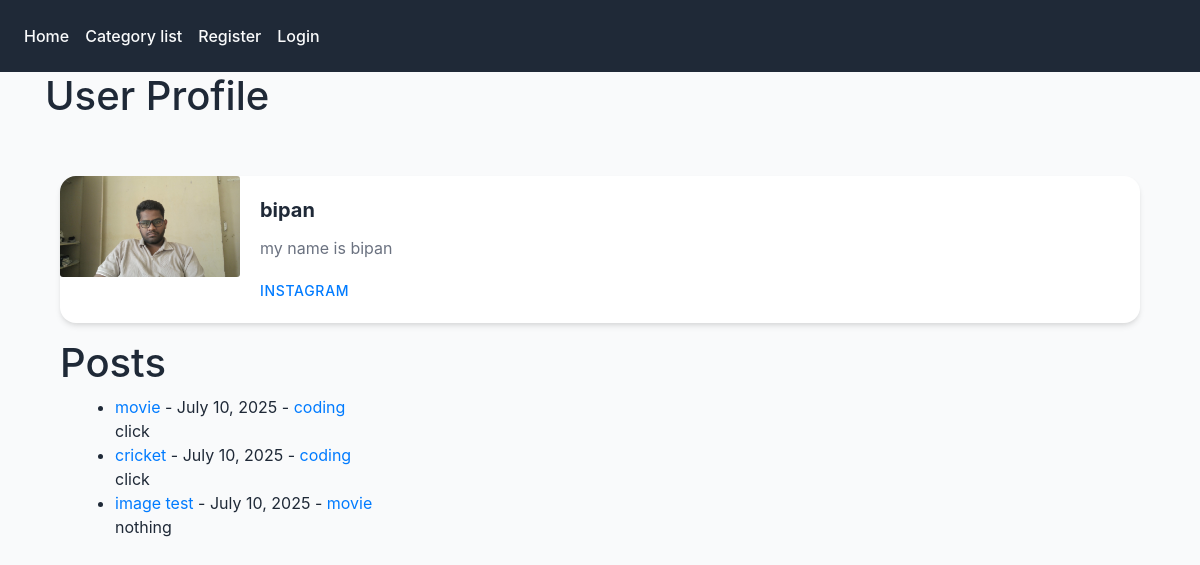
Page /members/1/profile on the committed database.
### theblog/models.py (models this page shows, shortened)
class profile(models.Model):
    bloguser=models.OneToOneField(User,null=True,on_delete=models.CASCADE)
    bio= models.TextField(blank=True,null=True)
    profile_pic=models.ImageField(null=True,blank=True,upload_to='images/profile/')
    websitelink=models.CharField(null=True,blank=True,max_length=255)
    instagramlink=models.CharField(null=True,blank=True,max_length=255)

class post(models.Model):
    title = models.CharField(max_length=255)
    author= models.ForeignKey(User,on_delete=models.CASCADE)
    header_image=models.ImageField(null=True,blank=True,upload_to='images/')
    body= RichTextField(blank=True,null=True)
    post_date=models.DateField(auto_now_add=True)
    category=models.CharField(max_length=255,default='coding')
    snippet=models.CharField(max_length=255)
    likes=models.ManyToManyField(User,related_name='blog_posts')

### members/views.py (the view)
# urls.py: path('<int:pk>/profile',profileview.as_view(),name='user_profile'),
class profileview(generic.DetailView):
    model=profile
    template_name='registration/userprofile.html'
    def get_context_data(self, *args ,**kwargs):
        context = super(profileview, self).get_context_data(*args ,**kwargs)
        page_user=get_object_or_404(profile,id=self.kwargs['pk'])
        userposts=list(post.objects.filter(author=page_user.bloguser))
        context['page_user']= page_user
        context['userposts']=userposts
        return context

### members/templates/registration/userprofile.html (shortened to what this page needs)
{%extends 'base.html'%}
{%load static%}
{%block content%}
<h1>User Profile</h1>
<br></br>
<div class='container-fluid'>
<div class="card mb-3">
  <div class="row no-gutters">
    <div class="col-md-2">
      {%if page_user.profile_pic %}
      <img src="{{page_user.profile_pic.url}}" class=" card-img" alt="...">
      {%else%}
      <img src="{% static 'theblog/image/default_profile_pic.png'%}" class=" card-img" alt="...">
      {%endif%}
    </div>
    <div class="col-md-10">
      <div class="card-body">
        <h5 class="card-title">{{page_user.bloguser}}</h5>
        <p class="card-text">{{page_user.bio}}</p>
        <p class="card-text"><small class="text-muted">
            {%if page_user.instagramlink%}
            <a href="{{page_user.instagramlink}}">Instagram</a>
            {%endif%}
        </small></p>
      </div>
    </div>
  </div>
</div>
<h1>Posts</h1>
<div class='container-fluid'>
<ul>
{% for post in userposts %}
    <li><a href='{% url 'blog-article' post.pk %}'>{{post.title}}<a>  - {{post.post_date}} - <a href='{% url 'categorys' post.category|slugify %}'>{{post.category}}</a><br/>
    {{post.snippet}}</li>
{%endfor%}
</ul>
</div>
</div>
{%endblock%}

### theblog/templates/base.html (shortened to what this page needs)
{% load static %}
<!doctype html>
<html lang="en">
  <head>
    <link rel="stylesheet" href="https://cdn.jsdelivr.net/npm/bootstrap@4.4.1/dist/css/bootstrap.min.css">
    <link rel="stylesheet" href="{% static 'the_blog/css/styles.css' %}">
  </head>
  <body>
    <nav class="navbar navbar-expand-lg navbar-dark bg-dark">
  <div class="collapse navbar-collapse" id="navbarSupportedContent">
    <ul class="navbar-nav mr-auto">
      <li class="nav-item active">
        <a class="nav-link" href="{%url 'home'%}">Home <span class="sr-only">(current)</span></a>
      </li>
      {%if catmenu %}
      <li class="nav-item dropdown">
        <a class="nav-link dropdown-toggle" href="#" id="navbarDropdown" role="button" data-toggle="dropdown" aria-haspopup="true" aria-expanded="false">
          categories
        </a>
        <div class="dropdown-menu" aria-labelledby="navbarDropdown">
          {% for cat in catmenu%}
          <a class="dropdown-item" href='{%url 'categorys' cat %}'>{{cat}}</a>
          {%endfor%}
        </div>
      </li>
      {%else%}
      <li class="nav-item">
        <a class="nav-link" href="{%url 'categorylist'%}">Category list</a>
      </li>
      {%endif%}
      {%if user.is_authenticated%}
      <li class="nav-item">
        <a class="nav-link" href="{%url 'addpost'%}">Add Post</a>
      </li>
      <li class="nav-item">
        <a class="nav-link" href="{%url 'add_category'%}">Add Category</a>
      </li>
        </div>
      </li>
      {%else%}
      <li class="nav-item">
        <a class="nav-link" href="{%url 'register'%}">Register</a>
      </li>
      <li class="nav-item">
        <a class="nav-link" href="{%url 'login'%}">Login</a>
      </li>
      {%endif%}
    </ul>
  </div>
</nav>
    <div class='container'>{%block content%}
    {%endblock%}<div>
  </body>
</html>

### static/the_blog/css/styles.css (style rules this page uses)
:root { --primary-color: #2563eb; --text-dark: #1f2937; --text-muted: #6b7280; --bg-light: #f9fafb; --transition: all 0.3s ease; }
body { background-color: var(--bg-light); font-family: 'Inter', system-ui, -apple-system, sans-serif; color: var(--text-dark); }
.container { max-width: 1140px; }
.card { border: none; border-radius: 16px; background: #ffffff; box-shadow: 0 4px 6px -1px rgba(0, 0, 0, 0.1), 0 2px 4px -1px rgba(0, 0, 0, 0.06); transition: var(--transition); overflow: hidden; margin-bottom: 2rem; }
.card-title { font-weight: 700; font-size: 1.25rem; line-height: 1.4; margin-bottom: 0.75rem; color: var(--text-dark); }
.card-text { color: var(--text-muted); line-height: 1.6; }
.text-muted { font-size: 0.875rem; text-transform: uppercase; letter-spacing: 0.05em; font-weight: 500; }
.navbar { background-color: #1f2937 !important; padding: 1rem 0; }
.navbar-brand, .nav-link { color: #f9fafb !important; font-weight: 500; }
.navbar, .container-fluid, .container { overflow: visible !important; }
.navbar { overflow: visible !important; }
.container, .container-fluid { overflow: visible !important; }
.navbar, .navbar-nav, .nav-item { position: relative !important; overflow: visible !important; }

### rows in the picture
profile: profile_pic (picture), bloguser "bipan", bio "my name is bipan"
post: title "movie", post_date "July 10, 2025", category "coding", snippet "click"
post: title "cricket", post_date "July 10, 2025", category "coding", snippet "click"
post: title "image test", post_date "July 10, 2025", category "movie", snippet "nothing"
